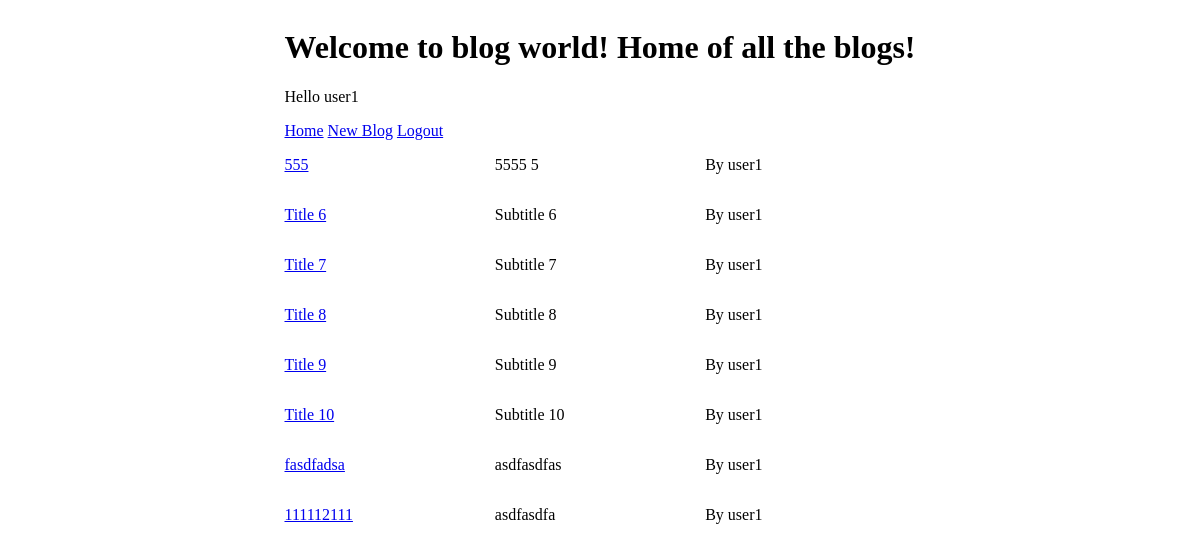
Page /profile/1 (signed in) on the earlier database version.
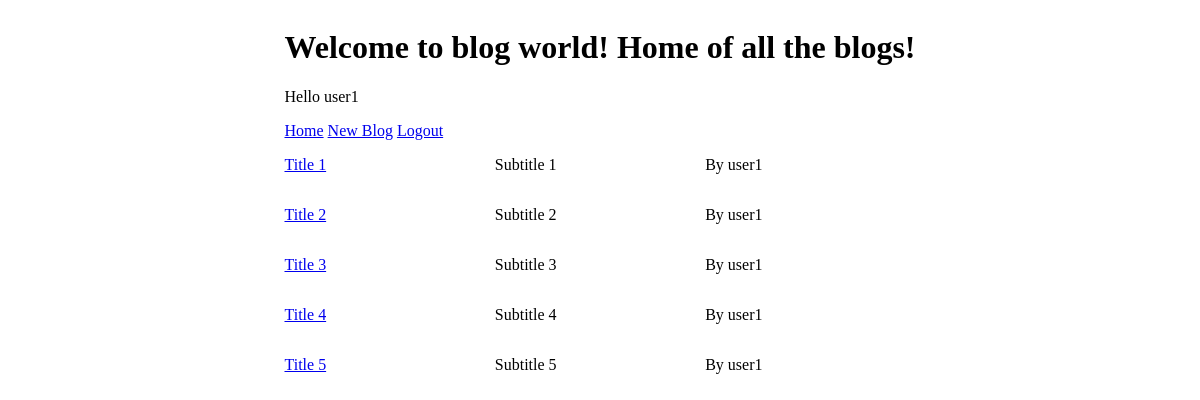
Same page on the later database version.
### blog_api/models.py (models this page shows, shortened)
class BlogPost(db.Model):
   __tablename__ = "blog_posts"
   id: Mapped[int] = mapped_column(primary_key=True)
   title: Mapped[str]
   subtitle: Mapped[Optional[str]]
   body: Mapped[str]
   created_at: Mapped[datetime] = mapped_column(server_default=func.now())
   updated_at: Mapped[datetime] = mapped_column(onupdate=lambda : datetime.now(timezone.utc), server_default=func.now())
   author_id: Mapped[int] = mapped_column(ForeignKey("users.id"))
   author: Mapped["User"] = relationship(back_populates="blogs")

class User(db.Model):
   __tablename__="users"
   id: Mapped[int] = mapped_column(primary_key=True)
   username: Mapped[str]
   password: Mapped[str]
   blogs: Mapped[List["BlogPost"]] = relationship(back_populates="author")
   @property
   def is_authenticated(self):
      return current_user.id==self.id

### blog_api/api.py (the view)
@app.get("/profile/<int:user_id>")
@login_required
def get_profile(user_id):
    blogs = [{"id":blog.id, "title": blog.title, "subtitle": blog.subtitle, "body": blog.body, "created_at": blog.created_at, "author": blog.author.username} for blog in db.session.execute(db.select(BlogPost).filter(BlogPost.author_id==user_id)).scalars()]
    return render_template("./profile.html", blogs=blogs)

### blog_api/api.py (called while the page is built)
@login_manager.user_loader
def load_user(user_id):
    return User.query.filter(User.id==int(user_id)).one()

### blog_api/templates/profile.html
{% extends 'base.html' %}
{% block content %}
<h1>Welcome to blog world! Home of all the blogs!</h1>
<div>
    <p>Hello {{current_user.username}}</p>
    <a href="{{ url_for('list_blogs')}}">Home</a>
    <a href="{{ url_for('new_blog_form')}}">New Blog</a>
    <a href="{{ url_for('logout')}}">Logout</a>
</div>
<div id="blogs">
    {% if not blogs %}
    <p>Create a blog to see it here</p>
    {% else %}
    {% for blog in blogs %}
    <div class="blog-overview">
        <a href="{{ url_for( 'get_blog', blog_id=blog.id ) }}">
            <p>{{blog.title}}</p>
        </a>
        <p>{{blog.subtitle}}</p>
        <p>By {{blog.author}}</p>
    </div>
    {% endfor %}
    {% endif %}
</div>
{% endblock %}

Differences in the rows shown:
no longer on this page (row edited): BlogPost: title "Title 6", subtitle "Subtitle 6"
no longer on this page (row edited): BlogPost: title "Title 7", subtitle "Subtitle 7"
no longer on this page (row edited): BlogPost: title "Title 8", subtitle "Subtitle 8"
no longer on this page (row edited): BlogPost: title "Title 9", subtitle "Subtitle 9"
no longer on this page (row edited): BlogPost: title "Title 10", subtitle "Subtitle 10"
removed BlogPost: title "fasdfadsa", subtitle "asdfasdfas"
removed BlogPost: title "111112111", subtitle "asdfasdfa"
added BlogPost: title "Title 1", subtitle "Subtitle 1"
added BlogPost: title "Title 2", subtitle "Subtitle 2"
added BlogPost: title "Title 3", subtitle "Subtitle 3"
added BlogPost: title "Title 4", subtitle "Subtitle 4"
Other differences:
new list line: "By"
new list line: "user1"
new list line: "Title 5 Subtitle 5"
list line gone: "555 5555 5"
list line gone: "By"
list line gone: "user1"
